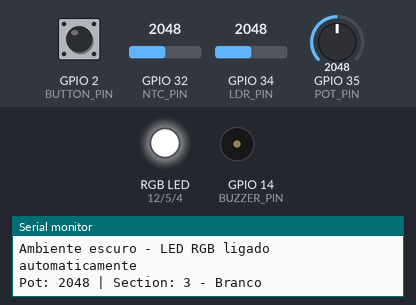
A sketch run on a simulated ESP32. On the bench: an RGB LED mixed from three pins (HIGH = lit), buzzer (waves = sounding), the last lines printed to the serial monitor. Inputs (shaded band) come from the test bench; at power-on: GPIO 35 (POT_PIN) = 2048, GPIO 32 (NTC_PIN) = 2048, GPIO 34 (LDR_PIN) = 2048, GPIO 2 (BUTTON_PIN) HIGH.

Above: at 1.2 s.
1.3 s: GPIO 35 (POT_PIN) set to 2667
2.8 s: GPIO 35 (POT_PIN) set to 2773
At 3.5 s:
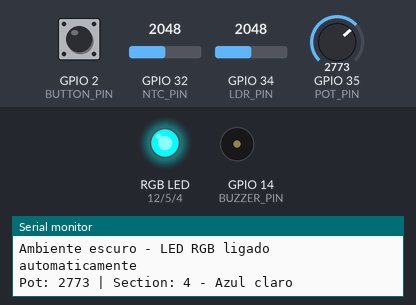
4.3 s: GPIO 32 (NTC_PIN) set to 1887
5.8 s: GPIO 32 (NTC_PIN) set to 1762
At 6.3 s:
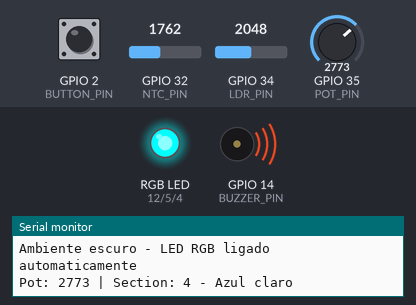
7.3 s: GPIO 34 (LDR_PIN) set to 828
8.8 s: GPIO 34 (LDR_PIN) set to 762
At 10.0 s:
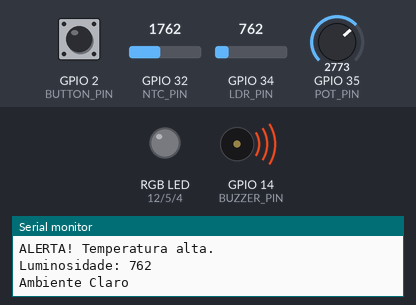
Timing chart, 0 to 11.3 s (numbered marks = the images above; inputs shaded):
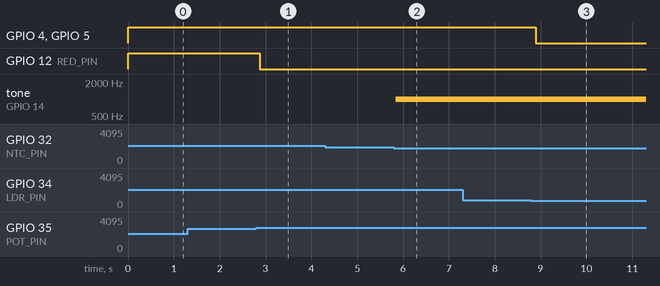

The sketch:

BluePin.ino
```cpp
#define RED_PIN     12
#define GREEN_PIN    5
#define BLUE_PIN     4
#define BUTTON_PIN   2     // botão para GND (INPUT_PULLUP)
#define LDR_PIN     34     // LDR (fotoresistor)
#define POT_PIN     35     // Potenciômetro
#define NTC_PIN     32     // Termistor NTC
#define BUZZER_PIN  14     // Buzzer passivo

// Valor nominal escolhido para luminosidade mínima aceitável
#define LUMINOSIDADE_LIMIAR 800

// Variáveis de controle do LED (botão)
int lastButtonState = HIGH;
int currentButtonState;
unsigned long lastDebounceTime = 0;
unsigned long debounceDelay = 50;
bool ledEnabled = true;

// Variáveis de controle do buzzer
bool buzzerMute = false;
int lastBuzzerButtonState = HIGH;
int currentBuzzerButtonState;
unsigned long lastBuzzerDebounceTime = 0;

// ================== SETUP ==================
void setup() {
  pinMode(RED_PIN, OUTPUT);
  pinMode(GREEN_PIN, OUTPUT);
  pinMode(BLUE_PIN, OUTPUT);
  pinMode(BUTTON_PIN, INPUT_PULLUP);
  pinMode(BUZZER_PIN, OUTPUT);

  Serial.begin(115200);
  Serial.println("Sistema iniciado...");
}

// ================== LOOP ==================
void loop() {
  // Lê temperatura pelo NTC
  lerTemperaturaNTC();

  // Lê luminosidade e decide se ativa LED
  verificaLuminosidade();

  int reading = digitalRead(BUTTON_PIN);
  if (reading != lastButtonState) {
    lastDebounceTime = millis();
  }
  if ((millis() - lastDebounceTime) > debounceDelay) {
    if (reading != currentButtonState) {
      currentButtonState = reading;
      if (currentButtonState == LOW) {
        ledEnabled = !ledEnabled;
        Serial.print("LED: ");
        Serial.println(ledEnabled ? "Ligado" : "Desligado");
      }
    }
  }
  lastButtonState = reading;

  // --- Controle do LED RGB pelo potenciômetro ---
  if (ledEnabled) {
    int potValue = analogRead(POT_PIN);
    int section = map(potValue, 0, 4095, 0, 6);

    switch(section) {
      case 0: digitalWrite(RED_PIN, HIGH); digitalWrite(GREEN_PIN, LOW); digitalWrite(BLUE_PIN, LOW); break;
      case 1: digitalWrite(RED_PIN, HIGH); digitalWrite(GREEN_PIN, HIGH); digitalWrite(BLUE_PIN, LOW); break;
      case 2: digitalWrite(RED_PIN, HIGH); digitalWrite(GREEN_PIN, HIGH); digitalWrite(BLUE_PIN, LOW); break;
      case 3: digitalWrite(RED_PIN, HIGH); digitalWrite(GREEN_PIN, HIGH); digitalWrite(BLUE_PIN, HIGH); break;
      case 4: digitalWrite(RED_PIN, LOW);  digitalWrite(GREEN_PIN, HIGH); digitalWrite(BLUE_PIN, HIGH); break;
      case 5: digitalWrite(RED_PIN, LOW);  digitalWrite(GREEN_PIN, LOW);  digitalWrite(BLUE_PIN, HIGH); break;
      case 6: digitalWrite(RED_PIN, LOW);  digitalWrite(GREEN_PIN, LOW);  digitalWrite(BLUE_PIN, HIGH); break;
    }

    Serial.print("Pot: "); Serial.print(potValue);
    Serial.print(" | Section: "); Serial.print(section);
    switch(section) {
      case 0: Serial.println(" - Vermelho"); break;
      case 1: Serial.println(" - Laranja"); break;
      case 2: Serial.println(" - Amarelo"); break;
      case 3: Serial.println(" - Branco"); break;
      case 4: Serial.println(" - Azul claro"); break;
      case 5: Serial.println(" - Azul"); break;
      case 6: Serial.println(" - Azul escuro"); break;
    }
  } else {
    digitalWrite(RED_PIN, LOW);
    digitalWrite(GREEN_PIN, LOW);
    digitalWrite(BLUE_PIN, LOW);
  }

  delay(100);
}

// ================== FUNÇÃO NTC ==================
void lerTemperaturaNTC() {
  int valorNTC = analogRead(NTC_PIN);


  float tensao = valorNTC * (3.3 / 4095.0);
  float resistencia = (10000 * tensao) / (3.3 - tensao);
  float temperatura = 1 / (0.001129148 + (0.000234125 * log(resistencia)) + (0.0000000876741 * pow(log(resistencia), 3))) - 273.15;

  Serial.print("Temperatura (NTC): ");
  Serial.print(temperatura);
  Serial.println(" °C");

  controleBuzzer(temperatura);
}

// ================== FUNÇÃO BUZZER ==================
void controleBuzzer(float temp) {
  verificaBotaoBuzzer();

  if (!buzzerMute && temp > 30.0) {
    tone(BUZZER_PIN, 1000); // Som contínuo
    Serial.println("ALERTA! Temperatura alta.");
  } else {
    noTone(BUZZER_PIN);
  }
}


// ================== BOTÃO MUTE ==================
void verificaBotaoBuzzer() {
  int reading = digitalRead(BUTTON_PIN);
  if (reading != lastBuzzerButtonState) {
    lastBuzzerDebounceTime = millis();
  }
  if ((millis() - lastBuzzerDebounceTime) > debounceDelay) {
    if (reading != currentBuzzerButtonState) {
      currentBuzzerButtonState = reading;
      if (currentBuzzerButtonState == LOW) {
        buzzerMute = !buzzerMute;
        Serial.print("Mute do buzzer: ");
        Serial.println(buzzerMute ? "Ativado" : "Desativado");
      }
    }
  }
  lastBuzzerButtonState = reading;
}

// ================== FUNÇÃO FOTORESISTOR ==================
void verificaLuminosidade() {
  int ldrValue = analogRead(LDR_PIN);

  Serial.print("Luminosidade: ");
  Serial.println(ldrValue);

  if (ldrValue > LUMINOSIDADE_LIMIAR) {
    ledEnabled = true;
    Serial.println("Ambiente escuro - LED RGB ligado automaticamente");
  }
  else {
    ledEnabled = false;
    Serial.println("Ambiente Claro");
  }
}
```

Measured:
- the behaviour switches between 2729 and 2730 on GPIO 35 (POT_PIN) (found by bisection; images 0 and 1)
- the behaviour switches between 1828 and 1827 on GPIO 32 (NTC_PIN) (found by bisection; images 1 and 2)
- the behaviour switches between 801 and 800 on GPIO 34 (LDR_PIN) (found by bisection; images 2 and 3)
- after the input at 2.8 s, GPIO 12 (RED_PIN): HIGH → LOW after 0.07 s
- after the input at 5.8 s, tone on GPIO 14 (BUZZER_PIN): silent → 1000 Hz after 0.05 s
- after the input at 8.8 s, GPIO 4 (BLUE_PIN), GPIO 5 (GREEN_PIN): HIGH → LOW after 0.09 s
